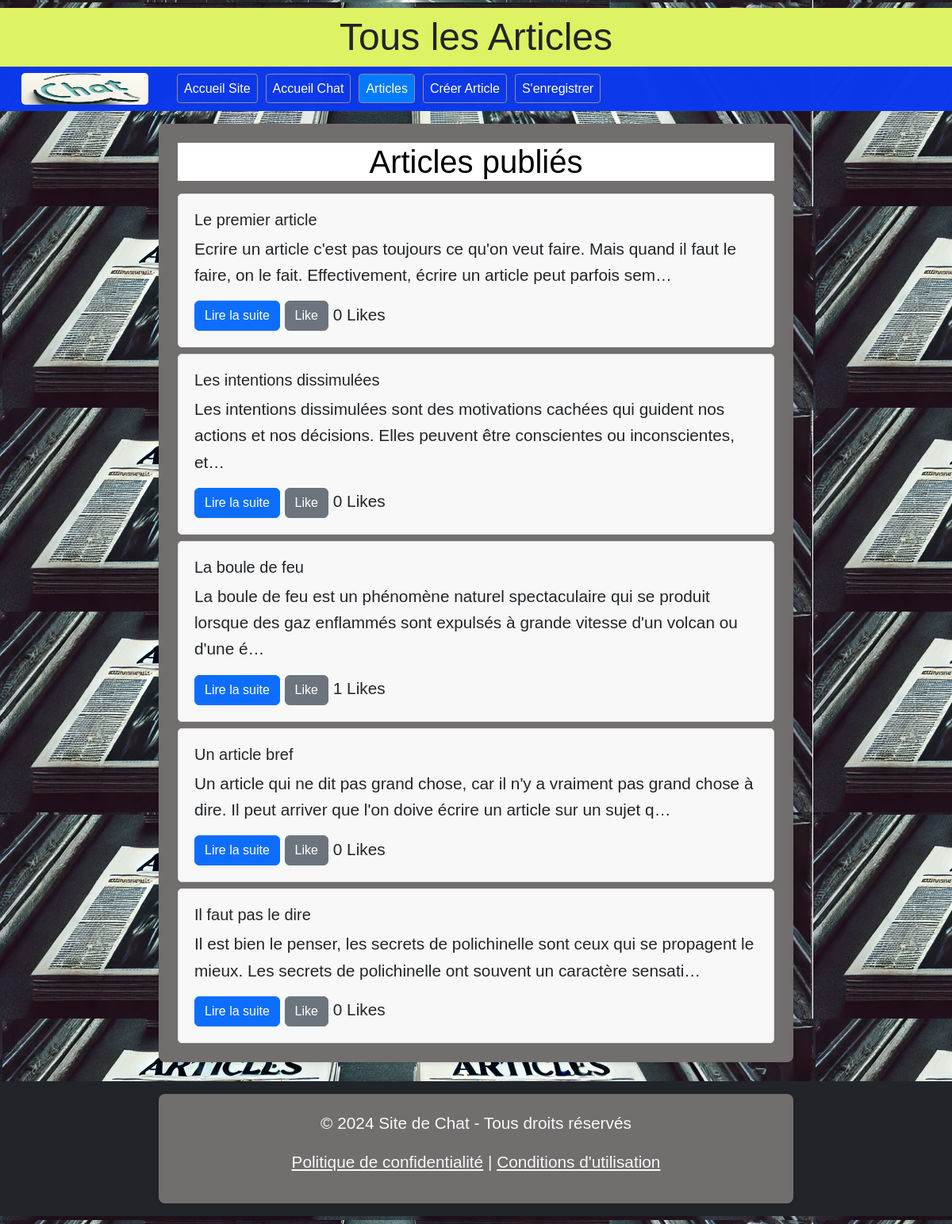
The page /articles/ on the database as committed earlier.
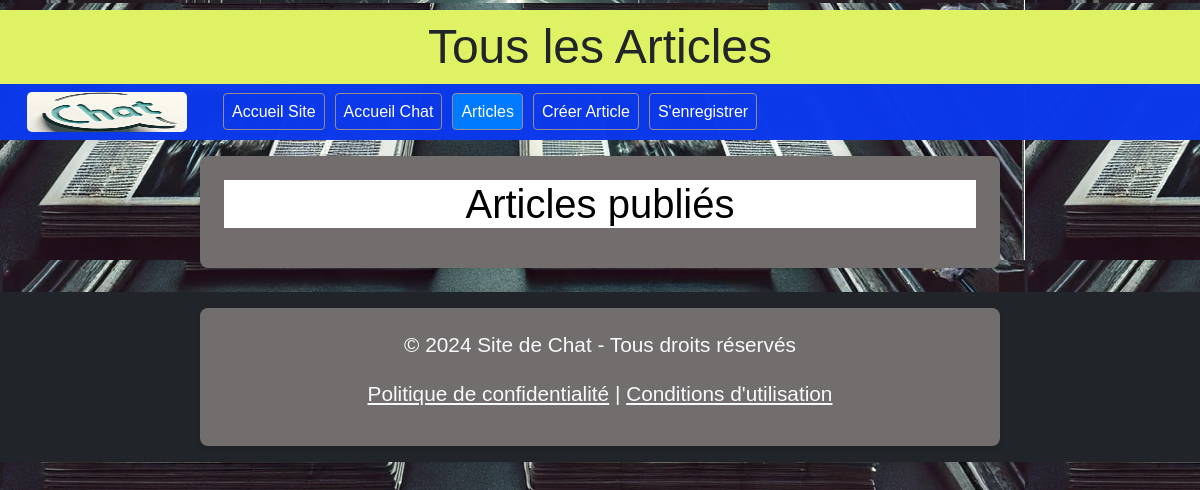
The same page on the database as committed later.
### chat/models.py (models this page shows, shortened)
class Article(models.Model):
    author = models.ForeignKey(settings.AUTH_USER_MODEL, on_delete=models.CASCADE, related_name='articles')
    title = models.CharField(max_length=200)
    body = models.TextField()
    image = models.ImageField(upload_to='articles/', blank=True, null=True)
    created_at = models.DateTimeField(auto_now_add=True)
    likes = models.ManyToManyField(settings.AUTH_USER_MODEL, related_name='liked_articles', blank=True)

### chat/views.py (the view)
# urls.py: path('articles/', ArticleListView.as_view(), name='article_list'),
class ArticleListView(ListView):
    model = Article
    template_name = 'chat/article_list.html'
    context_object_name = 'article_list'
    def get_queryset(self):
        return Article.objects.select_related('author').all()

### chat/templates/chat/article_list.html (shortened to what this page needs)
{% extends "chat/base_generic.html" %}
{% load static %}
{% block page_title %}Tous les Articles{% endblock %}
{% block content %}
<div class="bg-white text-center mt-0 mb-2">
    <p class="text-black display-6">Articles publiés</p>
</div>
<div>
    {% for article in article_list %}
        <div class="card mt-2">
            <div class="card-body">
                <h5 class="card-title">{{ article.title }}</h5>
                <p class="card-text">{{ article.body|truncatechars:150 }}</p>
                <a href="{% url 'chat:article_detail' pk=article.pk %}" class="btn btn-primary">Lire la suite</a>
                <form action="{% url 'chat:article_like' article.pk %}" method="post" class="d-inline">
                    <button type="submit" class="btn btn-secondary">
                        {% if user in article.likes.all %}
                            Unlike
                        {% else %}
                            Like
                        {% endif %}
                    </button>
                    <span>{{ article.likes.count }} Likes</span>
                </form>
            </div>
        </div>
    {% endfor %}
</div>
{% endblock %}

### chat/templates/chat/base_generic.html (shortened to what this page needs)
{% load static %}
<!DOCTYPE html>
<html lang="fr">
<head>
    <link href="https://cdn.jsdelivr.net/npm/bootstrap@5.3.3/dist/css/bootstrap.min.css" rel="stylesheet">
    <link href="{% static 'chat/css/style.css' %}" rel="stylesheet">
</head>
<body>
<header>
    <div class="page-title display-5 py-2" style="background-color: #def263">
        <div class="text-center">{% block page_title %}Titre de la Page{% endblock %}</div>
    </div>
    {% include 'chat/navbar.html' %}
</header>
<main class="container mt-3 p-2 p-md-4">
    {% block content %}{% endblock %}
</main>
<footer class="bg-dark text-light py-3 mt-4">
    <div class="container text-center">
        <p>© 2024 Site de Chat - Tous droits réservés</p>
        <p><a href="#" class="text-light">Politique de confidentialité</a> | <a href="#" class="text-light">Conditions
            d'utilisation</a></p>
    </div>
</footer>
</body>
</html>

### chat/templates/chat/navbar.html (shortened to what this page needs)
{% load static %}
<nav class="navbar navbar-expand-lg navbar-custom">
    <div class="container-fluid">
        <div class="pb-0">
            <a class="navbar-brand py-0" href="{% url 'chat:index' %}">
                <img src="{% static 'chat/img/logo_chat_2.png' %}" alt="Chat Logo" class="navbar-logo">
            </a>
        </div>
        <div class="collapse navbar-collapse" id="navbarNav">
            <ul class="navbar-nav">
                <li class="nav-item">
                    <a class="nav-link {% if request.resolver_match.url_name == 'index' %}active{% endif %}"
                       href="#">Accueil Site</a>
                </li>
                <li class="nav-item">
                    <a class="nav-link {% if request.resolver_match.url_name == 'index' %}active{% endif %}"
                       aria-current="page" href="{% url 'chat:index' %}">Accueil Chat</a>
                </li>
                <li class="nav-item">
                    <a class="nav-link {% if request.resolver_match.url_name == 'article_list' %}active{% endif %}"
                       href="{% url 'chat:article_list' %}">Articles</a>
                </li>
                <li class="nav-item">
                    <a class="nav-link {% if request.resolver_match.url_name == 'article_create' %}active{% endif %}"
                       href="{% url 'chat:article_create' %}">Créer Article</a>
                </li>
                <li class="nav-item">
                    <a class="nav-link {% if request.resolver_match.url_name == 'signup' %}active{% endif %}"
                       href="{% url 'accounts:signup' %}">S'enregistrer</a>
                </li>
            </ul>
        </div>
    </div>
</nav>

### chat/static/chat/css/style.css (style rules this page uses)
* { margin: 0; padding: 0; box-sizing: border-box; }
body { font-family: 'Arial', sans-serif; line-height: 1.6; padding: 20px; background: #a2c3c8; }
.container { max-width: 800px; margin: auto; background: #fff; padding: 20px; border-radius: 8px; box-shadow: 0 2px 5px rgba(0,0,0,0.1); }
img { max-width: 100%; height: auto; border-radius: 5px; }

Rows that differ between the two databases and show on the page:
removed Article: title "Le premier article", body "Ecrire un article c'est pas toujours ce qu'on veut faire. Mais quand il faut le faire, on le fait. Effectivement, écrire un article peut parfois sem…", shows "Like", likes.count "0"
removed Article: title "Les intentions dissimulées", body "Les intentions dissimulées sont des motivations cachées qui guident nos actions et nos décisions. Elles peuvent être conscientes ou inconscientes, et…", shows "Like", likes.count "0"
removed Article: title "La boule de feu", body "La boule de feu est un phénomène naturel spectaculaire qui se produit lorsque des gaz enflammés sont expulsés à grande vitesse d'un volcan ou d'une é…", shows "Like", likes.count "1"
removed Article: title "Un article bref", body "Un article qui ne dit pas grand chose, car il n'y a vraiment pas grand chose à dire. Il peut arriver que l'on doive écrire un article sur un sujet q…", shows "Like", likes.count "0"
removed Article: title "Il faut pas le dire", body "Il est bien le penser, les secrets de polichinelle sont ceux qui se propagent le mieux. Les secrets de polichinelle ont souvent un caractère sensati…", shows "Like", likes.count "0"
